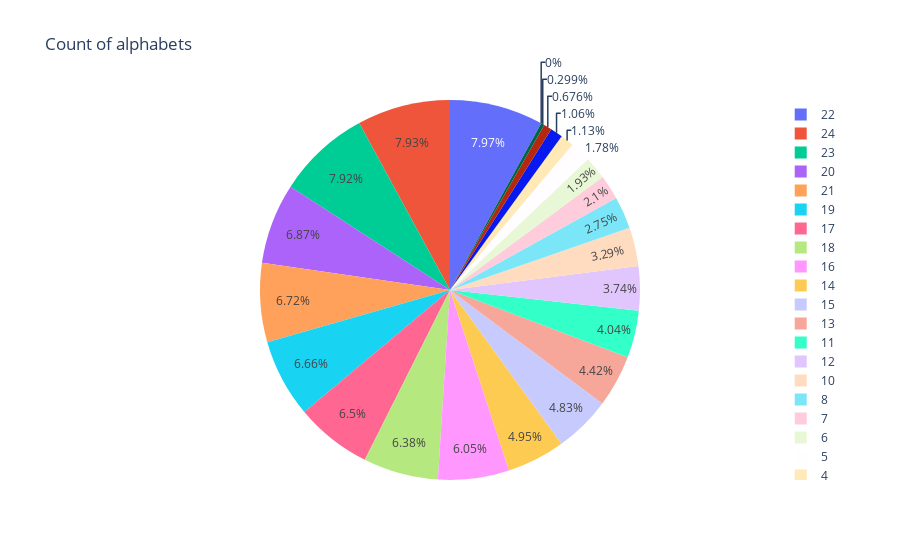

The notebook cell saved with this chart:
### Code cell
import plotly.express as px
fig = px.pie(train_data, values=train_data.label, names=train_data.label, title='Count of alphabets')
fig.show()

### Figure 1 — Plotly figure (JSON) as saved in the notebook; plotly's stock layout.template omitted (floating-point values rounded to 4 significant figures; data arrays with more than 128 entries replaced by an {"elided": "..."} marker saying what was removed)
{"data": [{"domain": {"x": [0, 1], "y": [0, 1]}, "hovertemplate": "label=%{value}<extra></extra>", "labels": {"elided": "27455 int values"}, "legendgroup": "", "name": "", "showlegend": true, "type": "pie", "values": {"elided": "27455 int values"}}], "layout": {"legend": {"tracegroupgap": 0}, "title": {"text": "Count of alphabets"}}}
